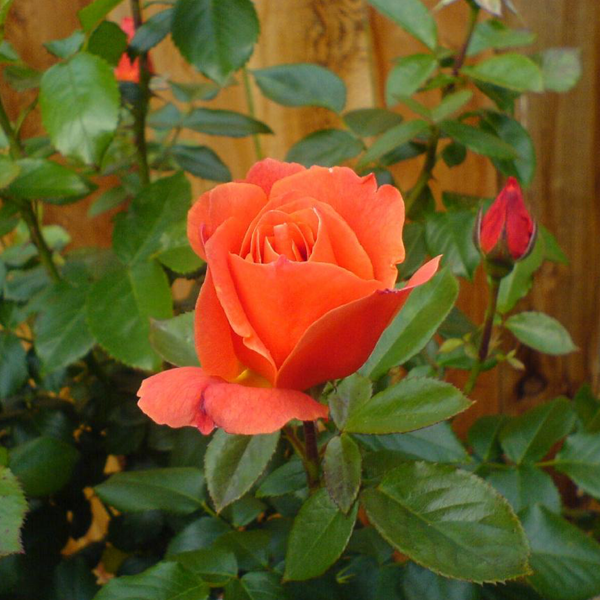
#> input picture Train/flowers/type_1/1.png, 600 x 600 px; its folder holds 3 pictures in this run
$ jupyter execute Train.ipynb
#> lines starting #> are read from the running program, lines starting #| are printed output that depends on the picture
[cell 1]
# Importing all dependencies.
# Importando todas as dependencias.

import glob
import pickle
import numpy as np
from skimage import io
from sklearn.svm import LinearSVC
from skimage.transform import resize
from sklearn.metrics import classification_report, confusion_matrix
from sklearn.model_selection import train_test_split

[cell 2]
# Set random seed to show similar result.
# Fixando a "semente aleatória", etapa importante o resultado ser similar.

random_seed = 1000

[cell 3]
# Create a function to receive the location of image, resize image and flatten the np array.
# Criação de uma função para receber o caminho da imagem, redimencionar a imagem e achatar o array do np.

def transform_image(location):
#> called with location = 'Train/flowers/type_1/1.png'
    return np.array(resize(io.imread(location), (15,15))).flatten()

[cell 4]
# Create a function to locate all images into to the folder and set label for each one.
# Criação de uma função para listar todas as imagens de um diretório, o label será atribuido para todas as imagens.

def return_X_Y_by_location(location, label):
    list_from_location = glob.glob('/content/flowers/%s/*' % location)
    X, Y = [transform_image(image) for image in list_from_location], [label] * (len(list_from_location))
#> call 2 of transform_image, with location = 'Train/flowers/type_1/10.jpg'
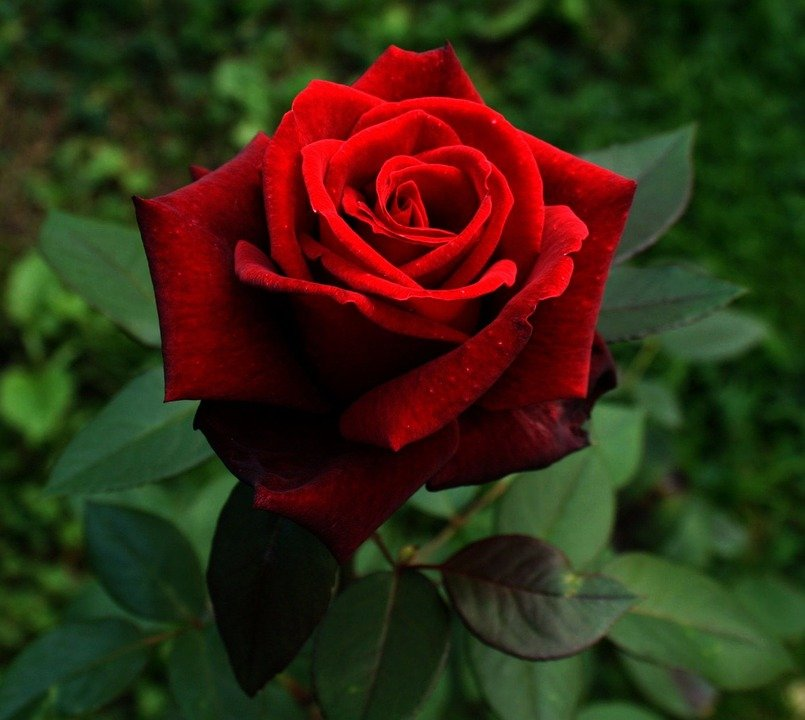
#> input picture Train/flowers/type_1/10.jpg, 805 x 720 px
#> call 3 of transform_image, with location = 'Train/flowers/type_1/11.jpg'
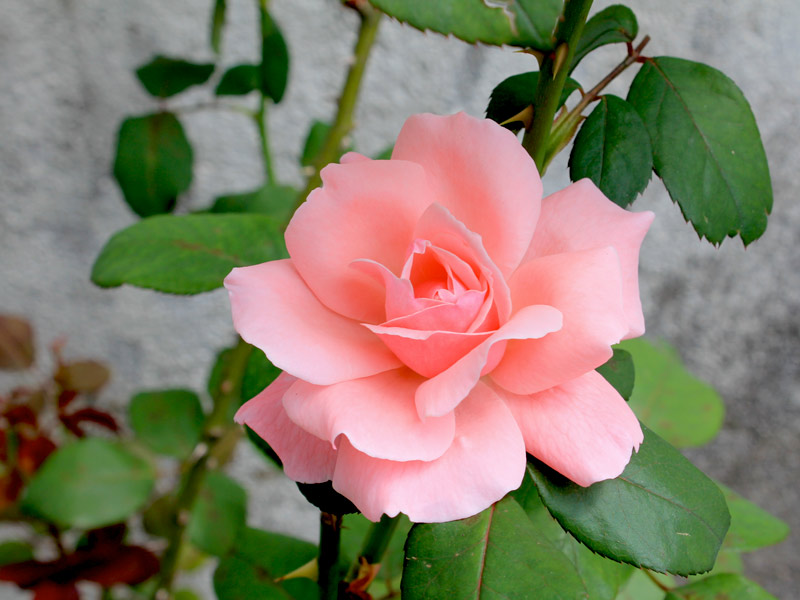
#> input picture Train/flowers/type_1/11.jpg, 800 x 600 px
#> Y = ['Rose', 'Rose', 'Rose']
    return X, Y

[cell 5]
# For each category of flower a variable was created to store the X and Y.
# Para cada categoria de flores criada é armazenado o X e Y referente a sua categoria.

X_type_1, Y_type_1 = return_X_Y_by_location('type_1', 'Rose')
#> X_type_1 = 3 items; Y_type_1 = ['Rose', 'Rose', 'Rose']
X_type_2, Y_type_2 = return_X_Y_by_location('type_2', 'Orchid')
#> call 4 of transform_image, with location = 'Train/flowers/type_2/1.jpg'
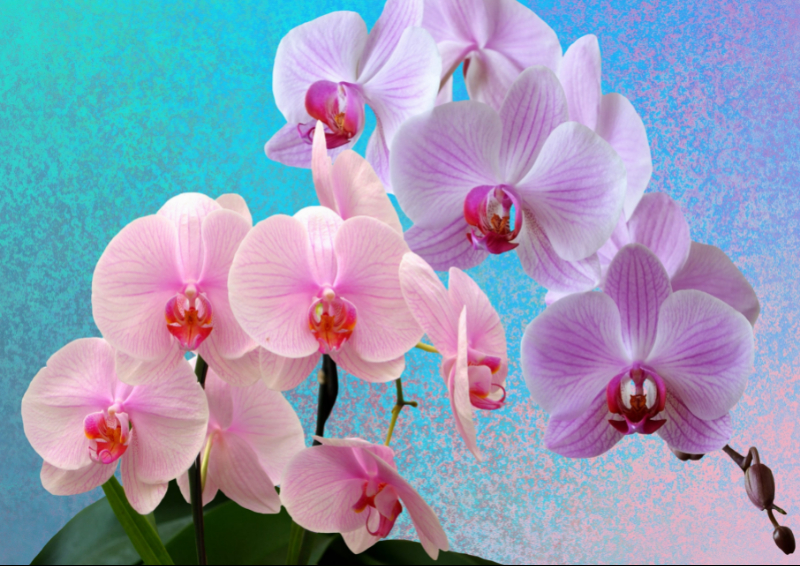
#> input picture Train/flowers/type_2/1.jpg, 800 x 566 px
#> X_type_2 = 1 item; Y_type_2 = ['Orchid']

[cell 6]
# Separating the training and testing set, the test set being equivalent to 30% of the total set.
# Separando o conjunto de treino e de teste, sendo o conjunto de teste o equivalente a 30% do conjunto total.

X_train, X_test, Y_train, Y_test = train_test_split(
    [*X_type_1, *X_type_2], [*Y_type_1, *Y_type_2],
    test_size = 0.3,
    random_state = random_seed
    )
#> X_train = 2 items; X_test = 2 items; Y_train = ['Rose', 'Orchid']; Y_test = ['Rose', 'Rose']

[cell 7]
# Creating a linear model simple.
# Criando um modelo linear simples.

model = LinearSVC(
    random_state = random_seed
)

[cell 8]
# Training the model with training data.
# Treinando o modelo com os dados de treino.

model.fit(X_train, Y_train)

[cell 9]
# Storing the model forecast.
# Armazenando a previsão do modelo.

result = model.predict(X_test)

[cell 10]
# Viewing model metrics.
# Visualizando as métricas do modelo.

print(classification_report(Y_test, result))
#|               precision    recall  f1-score   support
#|         Rose       1.00      1.00      1.00         2
#|     accuracy                           1.00         2
#|    macro avg       1.00      1.00      1.00         2
#| weighted avg       1.00      1.00      1.00         2

[cell 11]
# Viewing model confusion matrix.
# Visualizando a matrix de confusão do modelo.

print(confusion_matrix(Y_test, result))
#| [[2]]
